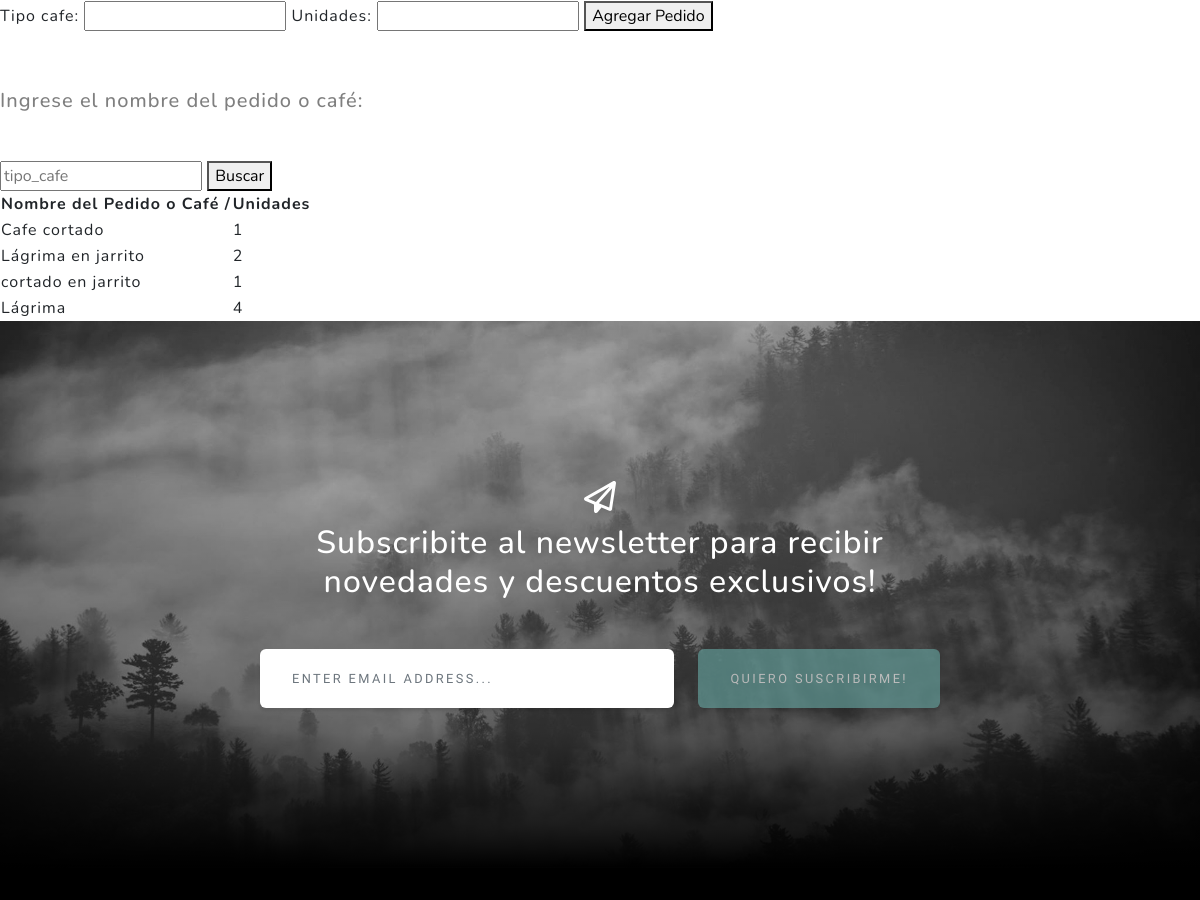
Page /pedidos/ (middle part) on the earlier database version.
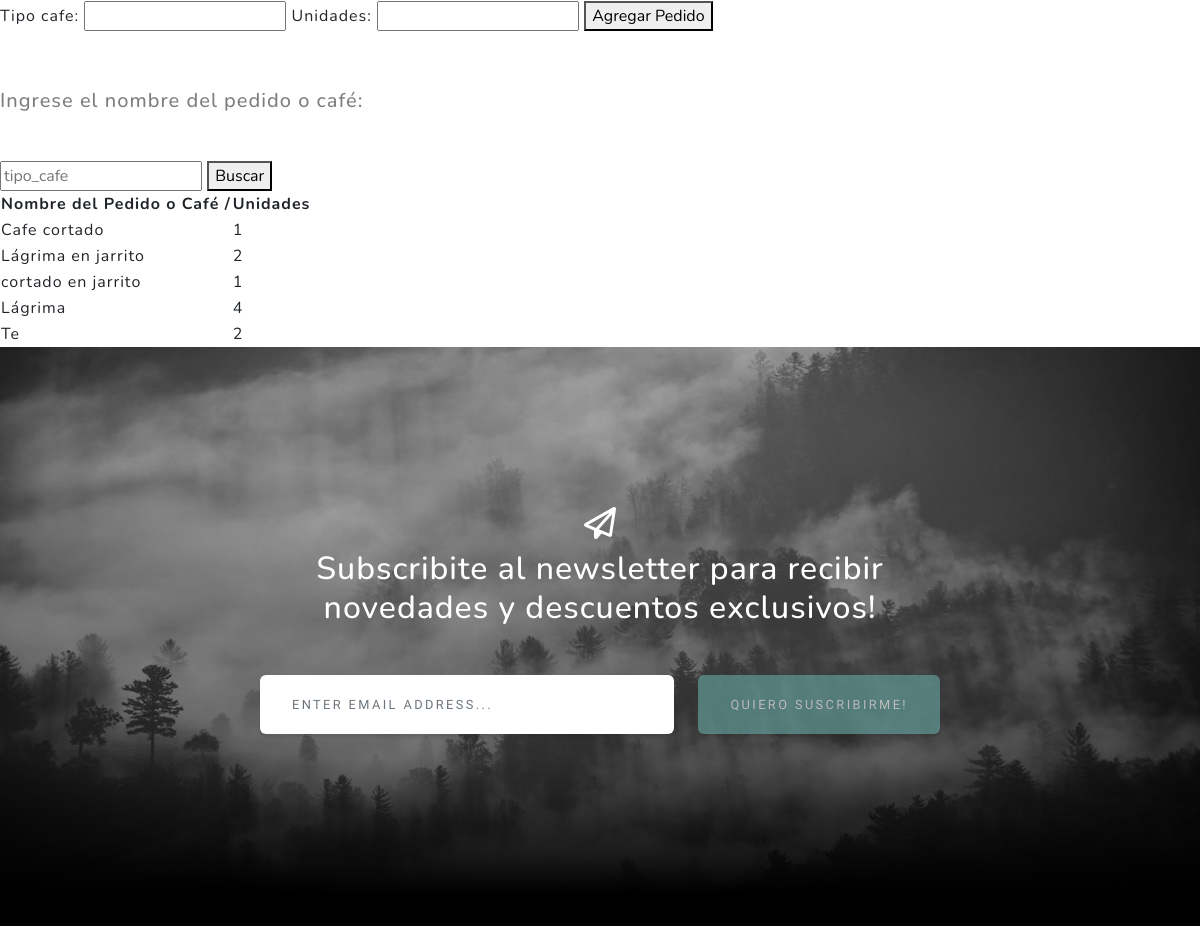
Same page on the later database version.
### AppGoldenCafe/models.py (models this page shows)
class Pedido(models.Model):
    tipo_cafe = models.CharField(max_length=30)
    unidades = models.IntegerField()

### AppGoldenCafe/views.py (the view)
# urls.py: path('pedidos/', views.pedido, name='pedidos'),
def pedido(request):
    pedidos = Pedido.objects.all()
    miFormulario = pedidoFormulario()
    if request.method == "POST":
        if 'agregar_pedido' in request.POST:
            miFormulario = pedidoFormulario(request.POST)
            if miFormulario.is_valid():
                pedido = Pedido(tipo_cafe=miFormulario.cleaned_data['tipo_cafe'], unidades=miFormulario.cleaned_data['unidades'])
                pedido.save()
                return redirect('pedidos')
            else:
                return render(request, "AppGoldenCafe/pedido.html", {'form': miFormulario})
        elif 'buscar_pedido' in request.POST:
            miFormulario = pedidoFormulario()
            tipo_cafe = request.POST.get('tipo_cafe')
            if tipo_cafe:
                pedidos = Pedido.objects.filter(tipo_cafe__iexact=tipo_cafe)
                if pedidos:
                    return render(request,"AppGoldenCafe/pedido.html", {'pedidos': pedidos, 'tipo_cafe': tipo_cafe})
                else:
                    mensaje = "El pedido ingresado no existe."
                    return render(request, "AppGoldenCafe/pedido.html", {'mensaje': mensaje, 'form': miFormulario})
            else:
                mensaje = "Por favor, ingresa un pedido para buscar."
                return render(request, "AppGoldenCafe/pedido.html", {'mensaje': mensaje, 'form': miFormulario})
        else:
            miFormulario = pedidoFormulario()
            return render(request, "AppGoldenCafe/pedido.html", {'form': miFormulario})
    else:
        miFormulario = pedidoFormulario()
        return render(request, "AppGoldenCafe/pedido.html", {'pedidos': pedidos, 'form': miFormulario})

### AppGoldenCafe/forms.py
class pedidoFormulario(forms.Form):
    tipo_cafe = forms.CharField(max_length=30)
    unidades = forms.IntegerField()

### AppGoldenCafe/templates/appgoldencafe/pedido.html (shortened to what this page needs)
<!DOCTYPE html>
<html lang="en">
<head>
</head>
<body>
{% extends "AppGoldenCafe/padre.html" %}
{% load static %}
{% block contenidoQueCambia %}
 <section>
    <form method="post">
        {{ form.as_table }}
        <button type="submit" name="agregar_pedido">Agregar Pedido</button>
    </form>
</section>
<div style="height: 50px;"></div>
<section>
    <h2 class="text-black-50 mx-auto mt-2 mb-5" style="border-color: antiquewhite; font-size: 20px;">Ingrese el nombre del pedido o café:</h2>
    <form method="post">
        <input type="text" name="tipo_cafe" placeholder="tipo_cafe">
        <button type="submit" name="buscar_pedido">Buscar</button>
    </form>
    {% if pedidos %}
        <table>
            <thead>
                <tr>
                    <th> Nombre del Pedido o Café /</th>
                    <th> Unidades </th>
                    </tr>
            </thead>
            <tbody>
                {% for pedido in pedidos %}
                    <tr>
                        <td>{{ pedido.tipo_cafe }}</td>
                        <td>{{ pedido.unidades }}</td>
                        </tr>
                {% endfor %}
            </tbody>
        </table>
    {% else %}
        {{ mensaje }}
    {% endif %}
</section>
{% endblock %}

Differences in the rows shown:
added Pedido: tipo_cafe "Te", unidades "2"
